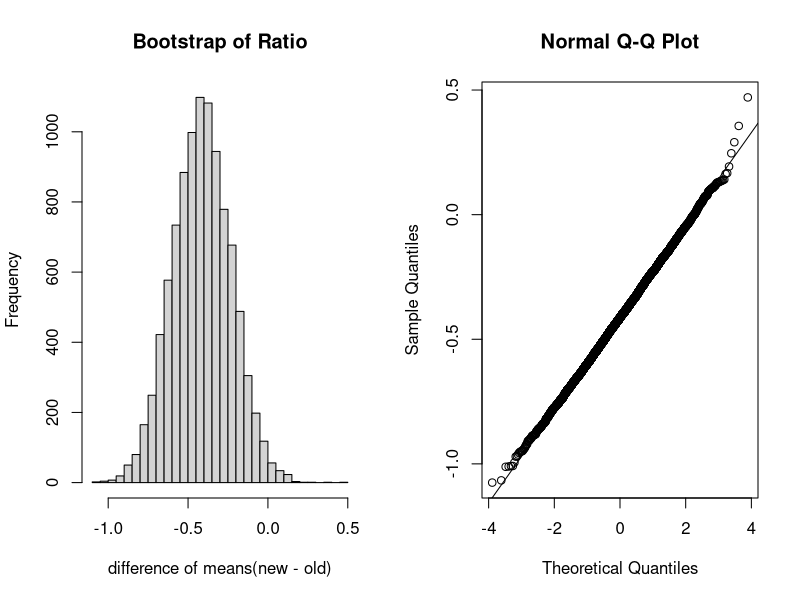

Recreate this plot in R.
## ---- chunk 1
knitr::opts_chunk$set(echo = TRUE, include = TRUE)

setwd("C:/Users/froelijo/dev/methods1/hw6")
procedure <- read.csv("ProcedureCost.csv")
head(procedure)
old <- procedure[procedure$Procedure == 1,]
new <- procedure[procedure$Procedure == 2,]
head(new)
head(old)
## ---- chunk 2
n1 <- dim(new)[1]
n2 <- dim(old)[1]

B <- 10000

boot_ratio <- vector("double", B)

set.seed(8675309)

for (i in 1:B) {
  val1 <- sample(new$Cost, n1, replace = TRUE)
  val2 <- sample(old$Cost, n2, replace = TRUE)
  
  boot_ratio[i] <- mean(val1) - mean(val2)
}

par(mfrow = c(1, 2))
hist(boot_ratio, main = "Bootstrap of Ratio", breaks = 50, xlab = 'difference of means(new - old)')
qqnorm(boot_ratio)
qqline(boot_ratio)
## ---- chunk 3
boot_mean <- mean(boot_ratio)
boot_bias <- boot_mean - (mean(new$Cost) - mean(old$Cost))
boot_se <- sd(boot_ratio)
## ---- chunk 4
alpha = 0.05

normal_lower <- boot_mean - qnorm(1 - (alpha / 2)) * boot_se
normal_upper <- boot_mean + qnorm(1 - (alpha / 2)) * boot_se

coverage_lower <- sum(boot_ratio < normal_lower) / B
coverage_upper <- sum(boot_ratio > normal_upper) / B

boot_lower <- quantile(boot_ratio, 0.025)
boot_upper <- quantile(boot_ratio, 0.975)

accuracy <- boot_bias / boot_se
